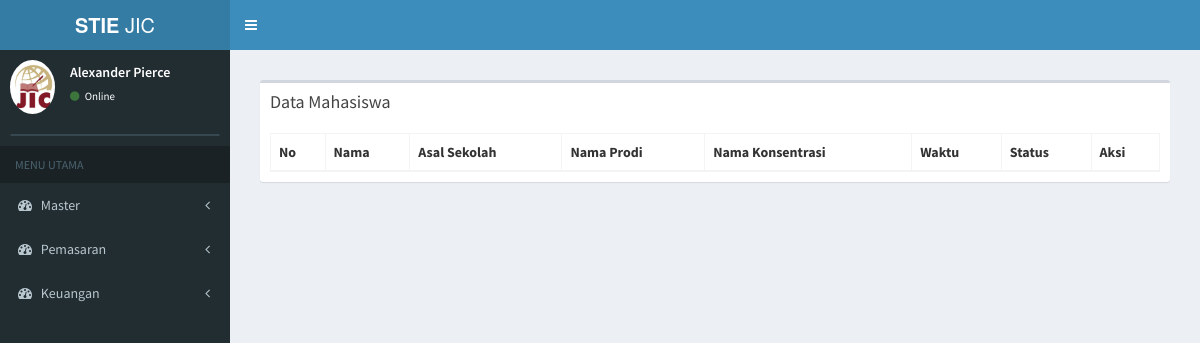
/index.php/mahasiswa, run on an earlier commit of the app's database.
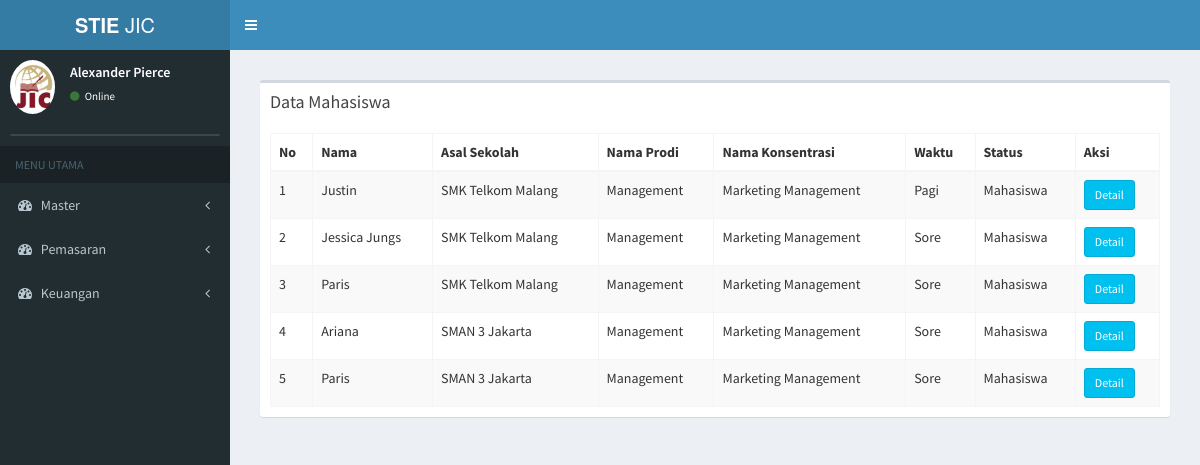
And on a later commit of the database.
### tables this page shows
CREATE TABLE `tb_du` (
  `id_du` varchar(6) NOT NULL,
  `nama_du` varchar(100) NOT NULL,
  `jk_daftar_du` varchar(12) NOT NULL,
  `tpt_lahir_du` varchar(20) NOT NULL,
  `tgl_lahir_du` date NOT NULL,
  `alamat_du` text NOT NULL,
  `no_telp_du` varchar(15) NOT NULL,
  `no_telpm_du` varchar(30) NOT NULL,
  `email_du` varchar(50) NOT NULL,
  `agama_du` text NOT NULL,
  `nik_du` varchar(50) NOT NULL,
  `ibu_kandung_du` text NOT NULL,
  `id_sekolah2` varchar(5) NOT NULL,
  `id_prodi2` varchar(5) NOT NULL,
  `id_konsentrasi2` varchar(6) NOT NULL,
  `waktu` varchar(20) NOT NULL,
  `jurusan_du` varchar(20) NOT NULL,
  `tanggal_du` date NOT NULL,
  `kode_tes` varchar(15) NOT NULL,
  `nim` varchar(20) NOT NULL,
  `status_du` varchar(20) NOT NULL,
  `kode_pos_du` varchar(20) NOT NULL
);

CREATE TABLE `tb_sekolah` (
  `id_sekolah` varchar(6) NOT NULL,
  `nama_sekolah` varchar(30) NOT NULL,
  `alamat_sekolah` text NOT NULL,
  `jenis_sekolah` varchar(6) NOT NULL
);

CREATE TABLE `tb_prodi` (
  `id_prodi` varchar(6) NOT NULL,
  `nama_prodi` varchar(20) NOT NULL,
  `ketua_prodi` varchar(50) NOT NULL
);

CREATE TABLE `tb_konsentrasi` (
  `id_konsentrasi` varchar(6) NOT NULL,
  `nama_konsentrasi` varchar(20) NOT NULL,
  `id_prodi2` varchar(6) NOT NULL
);

### application/controllers/mahasiswa.php (called while the page is built, shortened)
<?php
class Mahasiswa extends CI_Controller {
	public function __construct()
	{
		$this->load->model('mahasiswa_model');
		$this->load->model('daftar_ulang_model');
	}
	public function index()
	{
			$data['mahasiswa'] = $this->mahasiswa_model->data_mahasiswa();
			$data['main_view'] = 'Mahasiswa/data_mahasiswa_view';
			$this->load->view('template', $data);
	}
}

### index.php (called while the page is built, shortened)
<?php
require_once BASEPATH.'core/CodeIgniter.php';

### application/models/mahasiswa_model.php (called while the page is built, shortened)
<?php
class Mahasiswa_model extends CI_Model {
	public function data_mahasiswa(){
		return $this->db->join('tb_prodi','tb_prodi.id_prodi=tb_du.id_prodi2')
              ->join('tb_sekolah','tb_sekolah.id_sekolah=tb_du.id_sekolah2')
              ->join('tb_konsentrasi','tb_konsentrasi.id_konsentrasi=tb_du.id_konsentrasi2')
              ->where('status_du', 'Mahasiswa')
              ->get('tb_du')
              ->result();
	}
}

### application/views/Mahasiswa/data_mahasiswa_view.php (the view, shortened to what this page needs)
<section class="content">
      <div class="row">
        <div class="col-xs-12">
          <div class="box">
            <div class="box-header">
              <h3 class="box-title">Data Mahasiswa</h3>
            </div>
            <div class="box-body">
              <table id="example1" class="table table-bordered table-striped">
                <thead>
                <tr>
                  <th>No</th>
                  <th>Nama</th>
                  <th>Asal Sekolah</th>
                  <th>Nama Prodi</th>
                  <th>Nama Konsentrasi</th>
                  <th>Waktu</th>
                  <th>Status</th>
                  <th>Aksi</th>
                </tr>
                </thead>
                <tbody>
                <?php
                $no = 0;
                foreach ($mahasiswa as $data) {
                  echo '
                <tr>
                  <td>'.++$no.'</td>
                  <td>'.$data->nama_du.'
                  </td>
                   <td>'.$data->nama_sekolah.'</td>
                  <td>'.$data->nama_prodi.'</td>
                  <td>'.$data->nama_konsentrasi.'</td>
                  <td>'.$data->waktu.'</td>
                  <td>'.$data->status_du.'</td>
                  <td>
                       <a href="'.base_url('mahasiswa/detail_mahasiswa/'.$data->id_du).'" class="btn btn-info btn-sm">Detail</a>
                  </td>
                </tr>
                ';
              }
              ?>
                </tbody>
              </table>
            </div>
          </div>
        </div>
      </div>
    </section>

What changed in the data, as far as the page shows it:
added tb_du: nama_du "Justin", tb_sekolah.nama_sekolah "SMK Telkom Malang", tb_prodi.nama_prodi "Management", tb_konsentrasi.nama_konsentrasi "Marketing Management", waktu "Pagi", status_du "Mahasiswa"
added tb_du: nama_du "Jessica Jungs", tb_sekolah.nama_sekolah "SMK Telkom Malang", tb_prodi.nama_prodi "Management", tb_konsentrasi.nama_konsentrasi "Marketing Management", waktu "Sore", status_du "Mahasiswa"
added tb_du: nama_du "Paris", tb_sekolah.nama_sekolah "SMK Telkom Malang", tb_prodi.nama_prodi "Management", tb_konsentrasi.nama_konsentrasi "Marketing Management", waktu "Sore", status_du "Mahasiswa"
now on this page (row edited): tb_du: nama_du "Ariana", tb_sekolah.nama_sekolah "SMAN 3 Jakarta", tb_prodi.nama_prodi "Management", tb_konsentrasi.nama_konsentrasi "Marketing Management", waktu "Sore", status_du "Mahasiswa"
added tb_du: nama_du "Paris", tb_sekolah.nama_sekolah "SMAN 3 Jakarta", tb_prodi.nama_prodi "Management", tb_konsentrasi.nama_konsentrasi "Marketing Management", waktu "Sore", status_du "Mahasiswa"
